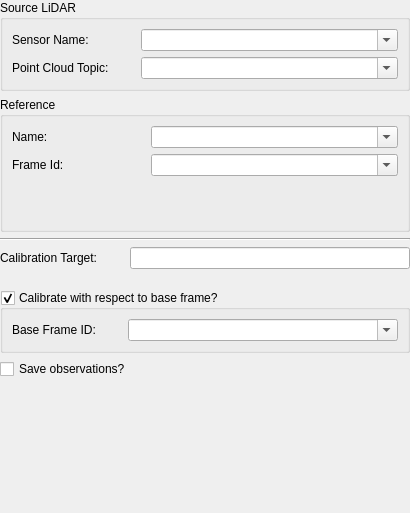
<?xml version="1.0" encoding="UTF-8"?>
<ui version="4.0">
 <class>multisensor_calibration::ExtrinsicLidarReferenceConfigWidget</class>
 <widget class="QWidget" name="multisensor_calibration::ExtrinsicLidarReferenceConfigWidget">
  <property name="geometry">
   <rect>
    <x>0</x>
    <y>0</y>
    <width>410</width>
    <height>513</height>
   </rect>
  </property>
  <property name="sizePolicy">
   <sizepolicy hsizetype="Preferred" vsizetype="Fixed">
    <horstretch>0</horstretch>
    <verstretch>0</verstretch>
   </sizepolicy>
  </property>
  <property name="minimumSize">
   <size>
    <width>0</width>
    <height>513</height>
   </size>
  </property>
  <property name="maximumSize">
   <size>
    <width>16777215</width>
    <height>513</height>
   </size>
  </property>
  <property name="windowTitle">
   <string>Form</string>
  </property>
  <layout class="QVBoxLayout" name="verticalLayout">
   <property name="leftMargin">
    <number>0</number>
   </property>
   <property name="topMargin">
    <number>0</number>
   </property>
   <property name="rightMargin">
    <number>0</number>
   </property>
   <property name="bottomMargin">
    <number>0</number>
   </property>
   <item>
    <widget class="QGroupBox" name="srcGroupBox">
     <property name="title">
      <string>Source LiDAR</string>
     </property>
     <layout class="QFormLayout" name="formLayout">
      <property name="horizontalSpacing">
       <number>32</number>
      </property>
      <item row="0" column="0">
       <widget class="QLabel" name="srcNameLabel">
        <property name="text">
         <string>Sensor Name:</string>
        </property>
       </widget>
      </item>
      <item row="0" column="1">
       <widget class="QComboBox" name="srcNameComboBox">
        <property name="toolTip">
         <string>Select or enter the name of the source LiDAR sensor.</string>
        </property>
        <property name="editable">
         <bool>true</bool>
        </property>
       </widget>
      </item>
      <item row="1" column="0">
       <widget class="QLabel" name="srcCloudTopicLabel">
        <property name="text">
         <string>Point Cloud Topic:</string>
        </property>
       </widget>
      </item>
      <item row="1" column="1">
       <widget class="QComboBox" name="srcCloudTopicComboBox">
        <property name="toolTip">
         <string>Select or enter the topic name on which the point clouds are published.</string>
        </property>
        <property name="editable">
         <bool>true</bool>
        </property>
       </widget>
      </item>
     </layout>
    </widget>
   </item>
   <item>
    <widget class="QGroupBox" name="refGroupBox">
     <property name="sizePolicy">
      <sizepolicy hsizetype="Preferred" vsizetype="MinimumExpanding">
       <horstretch>0</horstretch>
       <verstretch>0</verstretch>
      </sizepolicy>
     </property>
     <property name="minimumSize">
      <size>
       <width>0</width>
       <height>10</height>
      </size>
     </property>
     <property name="title">
      <string>Reference</string>
     </property>
     <layout class="QFormLayout" name="formLayout_2">
      <property name="horizontalSpacing">
       <number>32</number>
      </property>
      <item row="1" column="0">
       <layout class="QHBoxLayout" name="horizontalLayout">
        <item>
         <widget class="QLabel" name="refNameLabel">
          <property name="text">
           <string>Name:</string>
          </property>
         </widget>
        </item>
        <item>
         <spacer name="horizontalSpacer">
          <property name="orientation">
           <enum>Qt::Horizontal</enum>
          </property>
          <property name="sizeHint" stdset="0">
           <size>
            <width>71</width>
            <height>20</height>
           </size>
          </property>
         </spacer>
        </item>
       </layout>
      </item>
      <item row="1" column="1">
       <widget class="QComboBox" name="refNameComboBox">
        <property name="toolTip">
         <string>Select or enter the name of the reference data.</string>
        </property>
        <property name="editable">
         <bool>true</bool>
        </property>
       </widget>
      </item>
      <item row="2" column="0">
       <widget class="QLabel" name="refFrameIdLabel">
        <property name="text">
         <string>Frame Id:</string>
        </property>
       </widget>
      </item>
      <item row="2" column="1">
       <widget class="QComboBox" name="refFrameIdComboBox">
        <property name="toolTip">
         <string>Select the frame ID in which the reference observations are specified.</string>
        </property>
        <property name="editable">
         <bool>true</bool>
        </property>
       </widget>
      </item>
     </layout>
    </widget>
   </item>
   <item>
    <widget class="Line" name="line">
     <property name="orientation">
      <enum>Qt::Horizontal</enum>
     </property>
    </widget>
   </item>
   <item>
    <widget class="QWidget" name="calibTargetWidget" native="true">
     <property name="sizePolicy">
      <sizepolicy hsizetype="MinimumExpanding" vsizetype="Minimum">
       <horstretch>0</horstretch>
       <verstretch>0</verstretch>
      </sizepolicy>
     </property>
     <property name="minimumSize">
      <size>
       <width>0</width>
       <height>37</height>
      </size>
     </property>
     <property name="maximumSize">
      <size>
       <width>16777215</width>
       <height>37</height>
      </size>
     </property>
     <layout class="QFormLayout" name="formLayout_3">
      <property name="horizontalSpacing">
       <number>32</number>
      </property>
      <property name="leftMargin">
       <number>0</number>
      </property>
      <property name="topMargin">
       <number>0</number>
      </property>
      <property name="rightMargin">
       <number>0</number>
      </property>
      <property name="bottomMargin">
       <number>0</number>
      </property>
      <item row="0" column="0">
       <widget class="QLabel" name="calibTargetFileLabel">
        <property name="text">
         <string>Calibration Target:</string>
        </property>
       </widget>
      </item>
      <item row="0" column="1">
       <widget class="QLineEdit" name="calibTargetFileLineEdit">
        <property name="toolTip">
         <string>Configuration file of the calibration target.</string>
        </property>
        <property name="readOnly">
         <bool>true</bool>
        </property>
       </widget>
      </item>
     </layout>
    </widget>
   </item>
   <item>
    <widget class="QGroupBox" name="baseFrameGroupBox">
     <property name="toolTip">
      <string>Calibrate the pose of the source sensor with respect to a base frame.</string>
     </property>
     <property name="title">
      <string>Calibrate with respect to base frame?</string>
     </property>
     <property name="checkable">
      <bool>true</bool>
     </property>
     <layout class="QFormLayout" name="formLayout_4">
      <property name="horizontalSpacing">
       <number>32</number>
      </property>
      <item row="0" column="0">
       <widget class="QLabel" name="baseFrameLabel">
        <property name="text">
         <string>Base Frame ID:</string>
        </property>
       </widget>
      </item>
      <item row="0" column="1">
       <widget class="QComboBox" name="baseFrameComboBox">
        <property name="toolTip">
         <string>Select the frame ID of the base frame with respect to which the pose is to be calibrated.</string>
        </property>
        <property name="editable">
         <bool>true</bool>
        </property>
        <property name="sizeAdjustPolicy">
         <enum>QComboBox::AdjustToContentsOnFirstShow</enum>
        </property>
       </widget>
      </item>
     </layout>
    </widget>
   </item>
   <item>
    <widget class="QCheckBox" name="observationsCheckBox">
     <property name="toolTip">
      <string>Save the observations which have been used for the calibration into the calibration workspace.</string>
     </property>
     <property name="text">
      <string>Save observations?</string>
     </property>
    </widget>
   </item>
   <item>
    <spacer name="verticalSpacer">
     <property name="orientation">
      <enum>Qt::Vertical</enum>
     </property>
     <property name="sizeType">
      <enum>QSizePolicy::MinimumExpanding</enum>
     </property>
     <property name="sizeHint" stdset="0">
      <size>
       <width>20</width>
       <height>0</height>
      </size>
     </property>
    </spacer>
   </item>
  </layout>
 </widget>
 <resources/>
 <connections/>
</ui>
